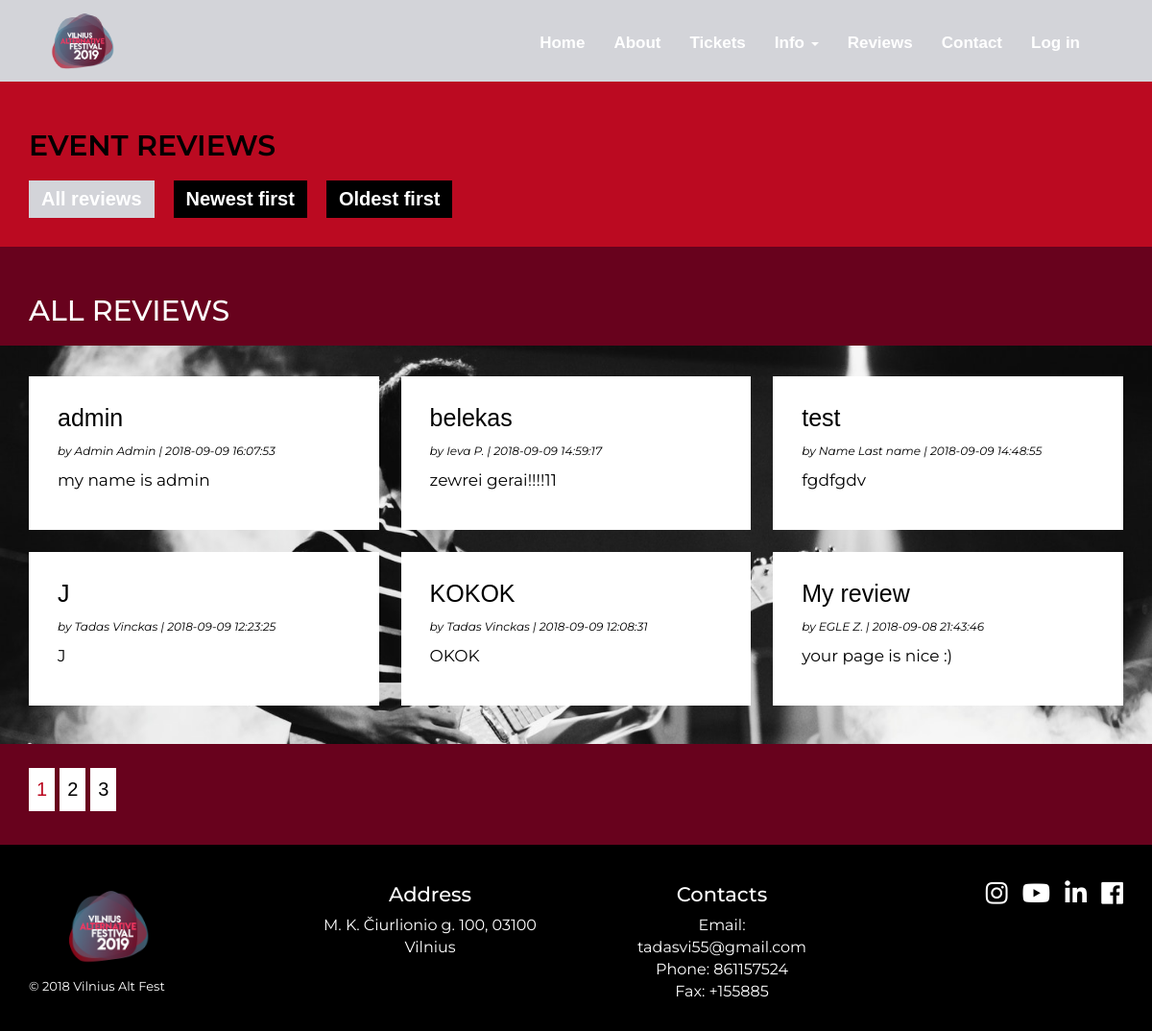
Screenshot of /reviews.php?filter=allrew with the database file from the repository.
### tables this page shows
CREATE TABLE `reviews` (
  `id` int(11) NOT NULL,
  `username` varchar(255) NOT NULL,
  `title` varchar(255) NOT NULL,
  `content` longtext NOT NULL,
  `image` varchar(255) NOT NULL,
  `date` timestamp NOT NULL DEFAULT CURRENT_TIMESTAMP
);

CREATE TABLE `users` (
  `id` int(11) NOT NULL,
  `email` varchar(255) NOT NULL,
  `password` varchar(255) NOT NULL,
  `creation_date` int(11) NOT NULL,
  `firstname` varchar(255) NOT NULL,
  `access` int(1) NOT NULL,
  `lastname` varchar(255) NOT NULL
);

### reviews.php (the view, shortened to what this page needs)
<?php
$edit = isset($_GET['edit']) ? $_GET['edit'] : '';
$db     = 'id6847947_vilniusdata';
include 'selection.php';
$page = isset($_GET['page']) ? $_GET['page'] : 1;
$entries_per_page = 6;
$all    = '';
$filter = '';
$title   = isset($_POST['title']) ? $_POST['title'] : '';
$content = isset($_POST['content']) ? $_POST['content'] : '';
$error = array(
    "title" => "",
    "content" => "",
    "database" => ""
);
if (isset($_GET['id']) || isset($_GET['filter'])) {
    if ($_POST) {
        if (strlen($title) == 0 || strlen($content) == 0) {
            if (strlen($title) == 0) {
                $error['title'] = 'Error: invalid data in title';
            }
            elseif (strlen($content) == 0) {
                $error['content'] = 'Error: invalid data in content';
            }
        }
        else {
            $conn = new mysqli('localhost', 'id6847947_tadas', '322559', 'id6847947_vilniusdata');
            if ($conn->connect_error) {
                die("Connection failed: " . $conn->connect_error);
            }
            $title   = $conn->real_escape_string($title);
            $content = $conn->real_escape_string($content);
            if (is_numeric($edit)) {
                $saved = $conn->query("UPDATE reviews SET title='$title', content='$content' WHERE id='$edit'");
                print_r($conn->error);
            }
            else {
                $username = $_SESSION['username'];
                $saved    = $conn->query("INSERT INTO reviews (username,title,content) VALUES ('$username','$title','$content')");
            }
            if ($saved) {
            header('Location: ' . $_SERVER['PHP_SELF'] . '?filter=allrew');
            }
            else {
                $error['database'] = "Error when saving";
            }
            print_r($conn->error);
        }
    }
    elseif (isset($_GET['filter'])) {
        $filter = $_GET['filter'];
        if ($filter == 'allrew') {
            $all_sel         = "SELECT * FROM reviews";
            $all             = select($all_sel, $db);
            $all_reviews_sel = "SELECT * FROM reviews ORDER BY date DESC LIMIT " . ($page - 1) * $entries_per_page . ", " . $entries_per_page;
            $all_reviews     = select($all_reviews_sel, $db);
        }
        elseif ($filter == 'newfirst') {
            $all_sel         = "SELECT * FROM reviews";
            $all             = select($all_sel, $db);
            $all_reviews_sel = "SELECT * FROM reviews ORDER BY date DESC LIMIT " . ($page - 1) * $entries_per_page . ", " . $entries_per_page;
            $all_reviews     = select($all_reviews_sel, $db);
        }  elseif ($filter == 'oldfirst') {
            $all_sel         = "SELECT * FROM reviews";
            $all             = select($all_sel, $db);
            $all_reviews_sel = "SELECT * FROM reviews ORDER BY date ASC LIMIT " . ($page - 1) * $entries_per_page . ", " . $entries_per_page;
            $all_reviews     = select($all_reviews_sel, $db);
        }
    }
?>
<!DOCTYPE html>
<html lang="en">
    <head>
        <link rel="stylesheet" href="https://use.fontawesome.com/releases/v5.1.1/css/all.css"/>
        <link rel="stylesheet" href="https://maxcdn.bootstrapcdn.com/bootstrap/3.3.7/css/bootstrap.min.css">
        <link rel="stylesheet" type="text/css" href="Styles/normalize.css"/>
        <link rel="stylesheet" type="text/css" href="Styles/style.css"/>
        <link rel="stylesheet" type="text/css" href="Styles/info.css"/>
        <link rel="stylesheet" type="text/css" href="Styles/footer.css"/>
        <link rel="stylesheet" type="text/css" href="Styles/footer.css"/>
        <link rel="stylesheet" href="https://cdnjs.cloudflare.com/ajax/libs/font-awesome/4.7.0/css/font-awesome.min.css"/>
        <link rel="stylesheet" href="https://cdnjs.cloudflare.com/ajax/libs/jquery-modal/0.9.1/jquery.modal.min.css"/>
        <link rel="stylesheet" type="text/css" href="Styles/reviews.css"/>
    </head>
    <body>
        <header>
            <?php
    include 'Views/nav.php';
?>
       </header>
        <section id = "answers">
            <div id="answhead">
                <div class="wrap">
                    <div class="sectionh"><h2>Event reviews</h2></div>
                    <div id="categnav">
                        <ul class = "list">
                            <a class = "allrew" href="reviews.php?filter=allrew"><li>All reviews</li></a>
                            <a class = "newfirst" href="reviews.php?filter=newfirst"><li>Newest first</li></a>
                            <a class = "oldfirst" href="reviews.php?filter=oldfirst"><li>Oldest first</li></a>
                        </ul>
                    </div>
                </div>
            </div>
        </section>
        <section id = "articles">
        <div class="header">
            <div class="sectiontitle">
                <?php
    if ($filter == 'allrew' || $filter == 'oldfirst' || $filter == 'newfirst') {
        echo '<h2>All reviews</h2>';
    } elseif ($filter == 'createrev') {
        echo '<h2>Create review</h2>';
    } elseif (isset($_GET['id'])) {
        echo '<h2>Review</h2>';
    }
    else {
        echo '<h2>My reviews</h2>';
    }
?>
           </div>
            </div>
            <?php
    if ($filter != 'createrev' && !isset($_GET['id'])) {
        echo '<div class="articleswrap articleswr">';
    }
    else {
        echo '<div class="articleswrap">';
    }
?>
                <?php
    if ($all != '' && $filter != 'createrev') {
        if (mysqli_num_rows($all_reviews) != 0) {
            while ($review = mysqli_fetch_array($all_reviews)):
?>
            <?php
                if ($filter != 'createrev' && !isset($_GET['id'])) {
                    echo '<article class = "artblock">';
                } else {
                    echo '<article>';
                }
?>
                    <a href="?id=<?php
                echo $review['id'];
?>"><h3><?php
                echo $review['title'];
?></h3></a>
                    <p class = "info">by <?php
                if ($review['username']) {
                    getinfoline($review['username'], $db, $review['date']);
                }
?> </p>
                    <div class="articlep">
                        <?php
                echo nl2br($review['content']);
?>
                   </div>
                </article>
<?php
            endwhile;
        }
    }
?>
           </div>
        </section>
                <?php
    if (!isset($_GET['id']) && $filter != 'createrev') {
        if (mysqli_num_rows($all) > 6) {
            $max_page = ceil($all->num_rows / $entries_per_page);
            echo '<div class = "numswrap">';
            for ($n = 1; $n <= $max_page; $n++) {
                $active  = ($page == $n) ? "classname='active'" : "";
                $activea = ($page == $n) ? "activenum" : "";
                echo '<a class = "pagenum ' . $activea . '" href="reviews.php?filter=' . $filter . '&page=' . $n . '" ' . $active . '>' . $n . '</a>';
            }
            echo '</div>';
        }
    }
?>
    <footer>
        <?php
    include('Views/footer.php');
?>
   </footer>
    </body>
</html>
<?php
}
?>

### Views/nav.php (shortened to what this page needs)
<nav class="navbar navbar-default navbar-fixed-top navbar-fixed-top">
    <div class="container">
        <div class="navbar-header">
            <a class="navbar-brand" href="index.php"><img src="Images/logo4.png" alt="Dispute Bills"></a>
        </div>
        <div id="navbar" class="collapse navbar-collapse navbar-right">
            <ul class="nav navbar-nav">
                <li class = "home"><a href="index.php">Home</a></li>
                <?php
if (isset($_SESSION['access']) && $_SESSION['access'] == 1) {
    echo '<li class="about"><a href="table_categories.php">Manage content</a></li>';
}
else {
    echo '<li class="about"><a href="index.php#aboutanc">About</a></li>';
}
?>
                <li><a href="http://www.tiketa.lt">Tickets</a></li>
                <li class="dropdown">
                <li class = "infoli"><a class="dropdown-toggle" data-toggle="dropdown" href="#">Info
                    <span class="caret"></span></a>
                </li>
                <li><a href="reviews.php?filter=allrew">Reviews</a></li>
                <li><a href="index.php#footanc">Contact</a></li>
                <?php
if (!isset($_SESSION['username'])) {
?><li><a href="login.php">Log in</a></li><?php
} elseif (isset($_SESSION['username'])) {
?><li><a href="logout.php">Log out</a></li><?php
}
?>
           </ul>
        </div>
    </div>
</nav>

### selection.php (shortened to what this page needs)
<?php
function select($selection,$db) {
		$conn = new mysqli('localhost','id6847947_tadas','322559',$db);
	$result = $conn->query($selection);
	return $result;
}
function getname($username,$db,$name) {
	$selection = "SELECT $name FROM users WHERE email='$username'";
	$result = select($selection,$db);
	if (mysqli_num_rows($result) > 0) {
		$row = mysqli_fetch_assoc($result);
	}
	return ucfirst($row[$name]);
}
function getinfoline($username,$db,$date) {
	echo getname($username,$db,'firstname') . ' ' . getname($username,$db,'lastname') .  ' | ' . $date;
}
?>

### Views/footer.php
<div class="footerwrap">
	<div class="footercol">
		<div class = "footlog"><a href="index.php#front"><img src="Images/logo4.png" alt="logo"></a></div>
		<div class="footaut">© 2018 Vilnius Alt Fest</div>
	</div>
	<div class="footercol">
		<div class="foottitle"><h4>Address</h4></div>
		<ul>
			<li><a href="https://www.google.lt/maps/place/Vingio+parkas,+Vilnius/@54.6832689,25.2203727,14z/data=!4m5!3m4!1s0x46dd938db273161b:0x2f80554f2fd8be65!8m2!3d54.6836345!4d25.2391386">M. K. Čiurlionio g. 100, 03100</a></li>
			<li>Vilnius</li>
		</ul>
	</div>
	<div class="footercol">
		<div class="foottitle"><h4>Contacts</h4></div>
		<ul>
			<li>Email: <a href="https://mail.google.com/mail/u/0/">tadasvi55@gmail.com</a></li>
			<li>Phone: <a href="tel:+123456">861157524</a></li>
			<li>Fax: <a href="tel:+123456">+155885</a></li>
		</ul>
	</div>
	<div class="footercol">
		<div class="icons">
			<a href="https://www.instagram.com/?hl=en"><i class="fab fa-instagram"></i></a>
			<a href="https://www.youtube.com/"><i class="fab fa-youtube"></i></a>
			<a href="https://www.linkedin.com"><i class="fab fa-linkedin-in"></i></a>
			<a href="https://www.facebook.com/"><i class="fab fa-facebook-f"></i></a>
		</div>
	</div>
</div>

### Styles/style.css (style rules this page uses)
html,body { padding: 0px; margin: 0px; width: 100%; height: 100%; overflow: initial; }
.navbar { overflow:auto; overflow:initial; }
h2 { font-size: 40px; color: white; text-transform: uppercase; padding: 0; }
h1 , h2 , .overlay { font-family: 'Montserrat', sans-serif; }
a { font-family: 'Karla', sans-serif; }
.navbar { background-color: #d3d4d9; border: none; padding-left: 0; padding-right: 0; }
.container { width: 95%; margin: 0 auto; padding: 0; }
body { background-color: #BB0A21; }
.navbar-brand { padding: 0px; }
.navbar-brand > img { position: fixed; width: 80px; }
.navbar-default .navbar-nav>li>a { color: white; font-size: 17px; font-weight: 700; padding-top: 35px; padding-bottom: 30px; }
.navbar li a { color: white; }
.navbar-default .navbar-nav>li>a { color: white!important; }
.sectiontitle { padding: 20px; font-weight: 600; text-align: center; margin: 0 auto; background-color: #4B88A2; text-transform: uppercase; }
@media only screen and (min-width: 769px) and (max-width: 1200px) { h2 { font-size: 30px; } }
@media only screen and (min-width: 769px) and (max-width: 1200px) { .container { width: 90%; } }
.footercol li a { color: white !important; font-family: 'Montserrat', sans-serif !important; }
.icons a i { -webkit-animation-name: pulse2; animation-name: pulse2; animation: 1.3s pulse2 infinite; }
.artblock { -webkit-animation-name: fadeInLeftBig; animation-name: fadeInLeftBig; animation: 0.7s fadeInLeftBig; }

### Styles/info.css (style rules this page uses)
h2 { margin: 0; padding: 0; }
body { margin: 0; }
#categnav .list a .active { background-color: #D3D4D9; }
#answers { padding-top: 85px; }
#answhead { background-color: #BB0A21; }
#categnav { background-color: #BB0A21; }
.sectionh h2 { padding: 20px 0; text-transform: uppercase; font-weight: 600; background-color: #BB0A21; color: black; }
.wrap { width: 95%; margin: 0 auto; padding-top: 30px; padding-bottom: 20px; }
.list a { text-decoration: none !important; }
#categnav ul { list-style: none; padding: 0; margin: 0; display: flex; flex-wrap: wrap; }
#categnav li { text-align: left; font-weight: 700; color: white; font-size: 20px; font-family: 'Karla', sans-serif; background-color: black; margin-right: 20px; padding: 5px 13px; margin-bottom: 10px; }

### Styles/footer.css (style rules this page uses)
.footerwrap { background-color: black; }
footer { background-color: black; width: 100%; height: auto; }
.footaut , .infocontent ul li, .footercol ul li, .footercol h4, .footercol li a { font-family: 'Montserrat', sans-serif; }
.footaut { font-size: 18px; }
.footercol { position: relative; }
.footercol ul { padding: 0; margin: 0; }
.footercol ul li, .footercol li a { font-size: 20px; list-style-type: none; }
.footercol h4 { font-size: 25px; }
.footerwrap { width: 95%; margin: 0 auto; display: flex; justify-content: space-between; padding: 30px 0; }
.footercol { width: 20%; text-align: center; }
.footercol:first-child { text-align: left; }
.footercol:last-child { text-align: right; }
.footlog img { width: 40%; margin-left: 50px; }
.footaut , .footlog { display: block; }
.icons { font-size: 35px; }
.icons a { margin-right: 8px; }
.icons i, .footercol h4, .footercol ul li, .footaut, .footercol li a { color: white; }
.icons a:last-child { margin-right: 0; }
@media only screen and (min-width: 769px) and (max-width: 1200px) { .icons { font-size: 26px; } }
@media only screen and (min-width: 769px) and (max-width: 1200px) { .footercol ul li , .footercol ul li a { font-size: 16px; list-style-type: none; } }
@media only screen and (min-width: 769px) and (max-width: 1200px) { .footercol h4 { font-size: 21px; } }
@media only screen and (min-width: 769px) and (max-width: 1200px) { .footaut { font-size: 13px; } }
@media only screen and (min-width: 769px) and (max-width: 1200px) { .footlog img { width: 45%; margin-left: 30px; } }

### rows the page displays
reviews: title "admin", db "Admin", username.lastname "Admin", date "2018-09-09 16:07:53", content "my name is admin"
reviews: title "belekas", db "Ieva", username.lastname "P.", date "2018-09-09 14:59:17", content "zewrei gerai!!!!11"
reviews: title "test", db "Name", username.lastname "Last name", date "2018-09-09 14:48:55", content "fgdfgdv"
reviews: title "J", db "Tadas", username.lastname "Vinckas", date "2018-09-09 12:23:25", content "J"
reviews: title "KOKOK", db "Tadas", username.lastname "Vinckas", date "2018-09-09 12:08:31", content "OKOK"
reviews: title "My review", db "EGLE", username.lastname "Z.", date "2018-09-08 21:43:46", content "your page is nice :)"
